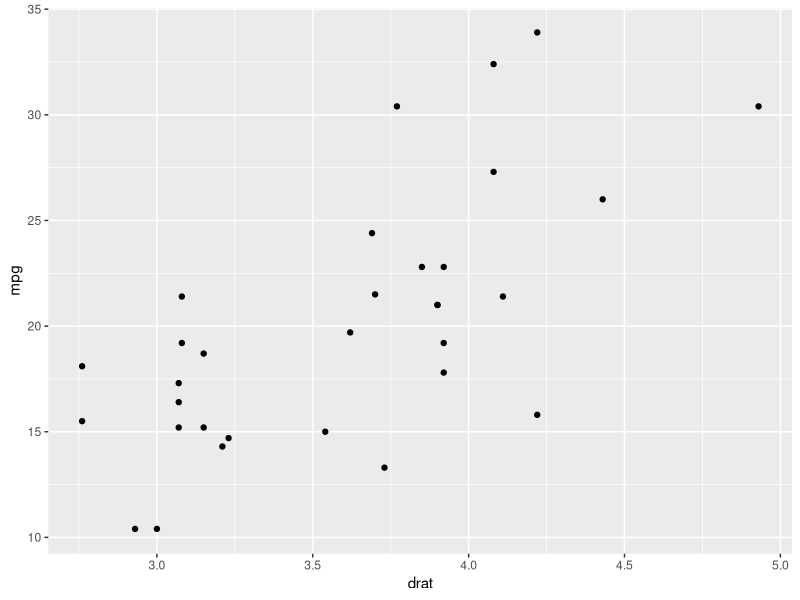
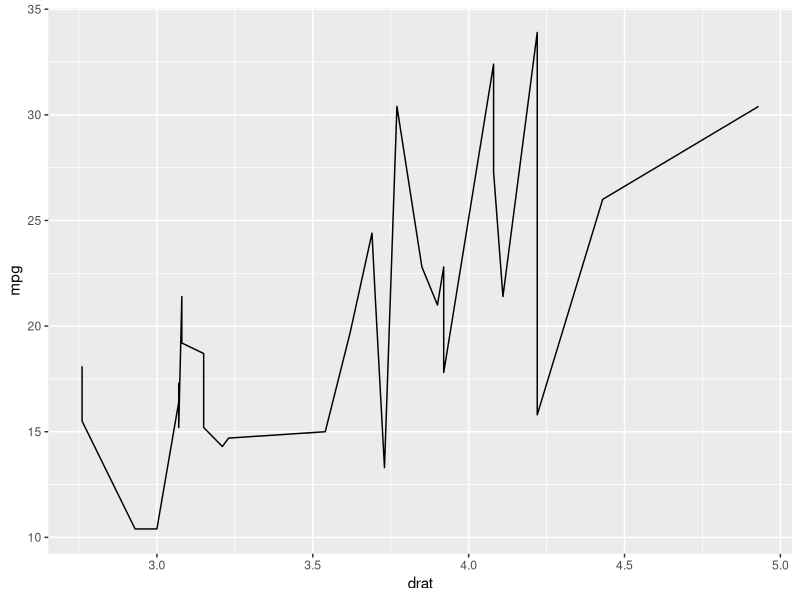
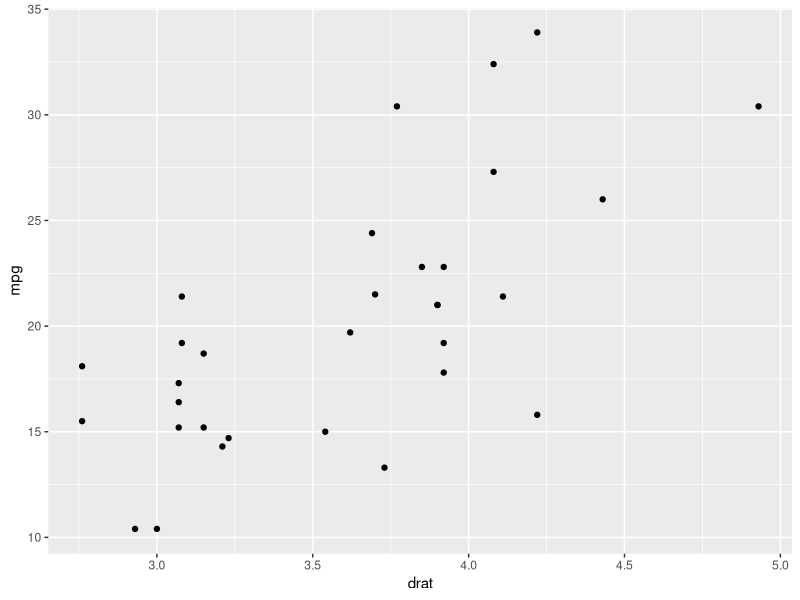
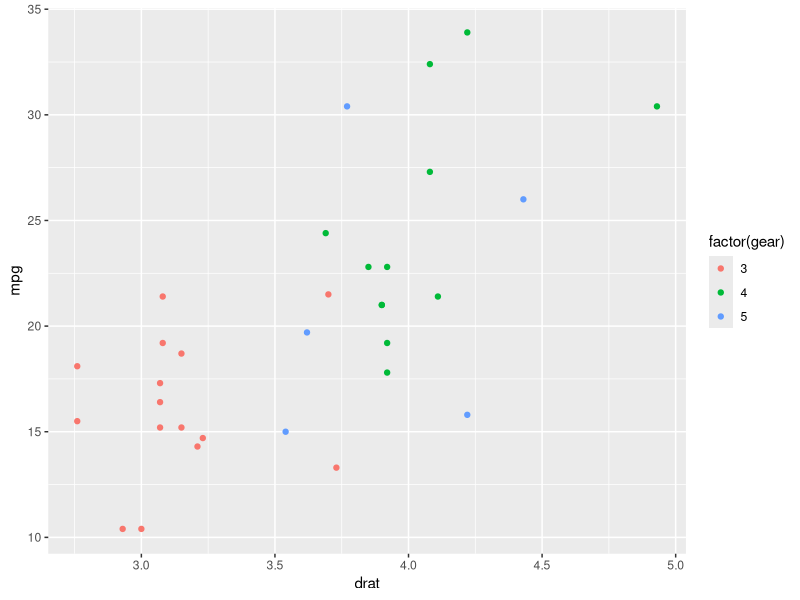

Write the R code that produced these figures, in order.
#using ggplot2
library(ggplot2)
# plotting th echart using ggplot()& geom_point() functions
ggplot(mtcars, aes(x=drat,y=mpg))+geom_point()
ggplot(mtcars, aes(x=drat,y=mpg))+geom_line()
ggplot(mtcars, aes(x=drat,y=mpg))+geom_point()
#the aes() function inside the geom_point() function, controls the color of the group.
ggplot(mtcars,aes(x=drat,y=mpg))+geom_point(aes(color=factor(gear))) # gear variable to factor me badal diya and factors me repetion nhi hoti hai

